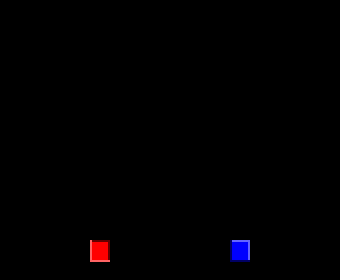
Frame 1 (no input)
Frame 60 (the mouse pressed at the canvas centre just before this capture): identical to frame 1, image omitted
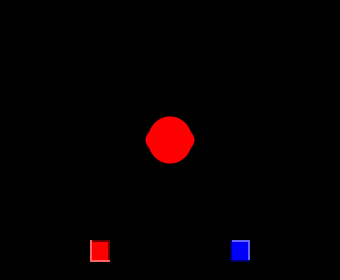
Frame 120 (the mouse held since frame 60 and released just before this capture)

The Processing sketch that drew these frames (run headless with seeded random() and noise(); from frame 60 on, the mouse is pressed at the canvas centre):

// Processing sketch: exerc_cio_colorido
// ── exerc_cio_colorido.pde
boolean botao = true;

void setup(){
  size (340,280);
  smooth();
  background(0);
  noStroke();
  fill(255,0,0);
  rect(90,240, 20,20);
  fill(0,0,255);
  rect(230,240,20,20);
};

void draw(){
  if(mousePressed){
    if(mouseX<110 && 90<mouseX && mouseY<260 && 240<mouseY){
      botao = true;
    }
    else if(mouseX<250 && 230<mouseX && mouseY<260 && 240<mouseY){
      botao = false;
    };
  };
  if (mousePressed && mouseY < 200){
    if(botao){
      fill(255,0,0);
    }
    else{
      fill(0,0,255);
    };
    ellipse(mouseX,mouseY,random(10,50),random(10,50));
    delay(100);
  };
  if(botao){
    fill (100,0,0);
    rect (90,240,20,2);
    rect (108,240,2,20);
    fill (255,100,100);
    rect (90,240,2,20);
    rect (90,260,20,2);
    fill (100,100,255);
    rect (230,240,20,2);
    rect (248,240,2,20);
    fill (0,0,100);
    rect (230,240,2,20);
    rect (230,260,20,2);
  }
  else{
    fill (255,100,100);
    rect (90,240,20,2);
    rect (108,240,2,20);
    fill (100,0,0);
    rect (90,240,2,20);
    rect (90,260,20,2);
    fill (0,0,100);
    rect (230,240,20,2);
    rect (248,240,2,20);
    fill (100,100,255);
    rect (230,240,2,20);
    rect (230,260,20,2);
  };
};
